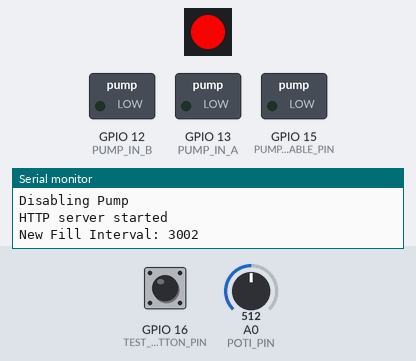
Simulated run of this sketch. Board: ESP8266 (NodeMCU). Parts: 1 RGB LEDs in strip order, left to right, switched loads named in the sketch (green lamp = pin HIGH), the last lines printed to the serial monitor. The test bench sets the inputs (shaded band); at power-on: GPIO 16 (TEST_BUTTON_PIN) LOW, A0 (POTI_PIN) = 512. WiFi joins after 1.5 s; servers stay silent unless stated; not simulated (calls return 0 or success): Credentials.h.

Above: at 3.2 s.
3.3 s: GPIO 16 (TEST_BUTTON_PIN) pulled HIGH for 0.15 s
At 3.9 s:
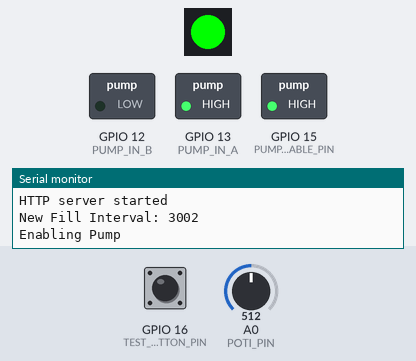
6.5 s: GPIO 16 (TEST_BUTTON_PIN) pulled HIGH for 1 s
At 10.3 s:
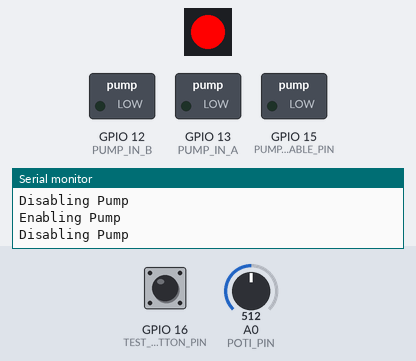
10.5 s: GPIO 16 (TEST_BUTTON_PIN) pulled HIGH for 3.2 s
At 11.4 s:
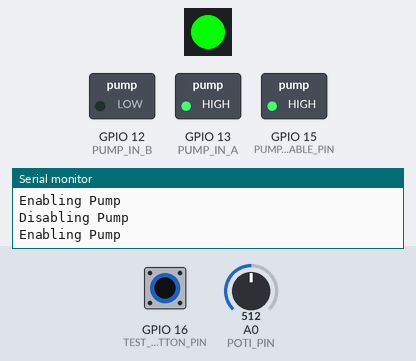
Timing chart, 0 to 15.0 s (numbered marks = the images above; inputs shaded):
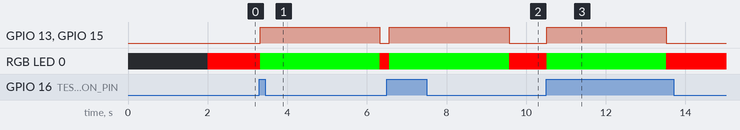

The sketch:

PumpFirmware.ino
```cpp
#define PUMP_ENABLE_PIN 15
#define PUMP_IN_A 13
#define PUMP_IN_B 12

#define LED_PIN 2 //D4
#define POTI_PIN A0
#define TEST_BUTTON_PIN 16

int fillInterval = 1000;

bool filling = false;

#include <ESP8266WiFi.h>
#include <ESP8266WebServer.h>

#include "index.h"

#include <Adafruit_NeoPixel.h>

Adafruit_NeoPixel strip(1, LED_PIN, NEO_GRB + NEO_KHZ800);

ESP8266WebServer server(80);
unsigned long fillingStart;

void handleFillPost() {
  if (!filling) {
    filling = true;
    fillingStart = millis();
    activatePump();
    server.send(200, "text/plain", "Pump activated");
  } else {
    server.send(200, "text/plain", "Pump is already running");
  }
}

void handleFillGet() {
  if (filling) {
    server.send(200, "text/plain", "Pump is running");
  } else {
    server.send(200, "text/plain", "Pump is not running");
  }
}

void handleRoot() {
  server.send(200, "text/html", index_html);
}

#include "Credentials.h"

void setupWiFi() {
  WiFi.begin(ssid, password);
  while (WiFi.status() != WL_CONNECTED) {
    delay(1000);
    Serial.println("Connecting to WiFi...");
  }
  Serial.println("Connected to WiFi");
}

void setupServer() {
  server.on("/fill", HTTP_POST, handleFillPost);
  server.on("/fill", HTTP_GET, handleFillGet);
  server.on("/test",HTTP_GET,handleRoot);
  server.begin();
  Serial.println("HTTP server started");
}

void activatePump(){
  Serial.println("Enabling Pump");
  digitalWrite(PUMP_ENABLE_PIN, HIGH);
  digitalWrite(PUMP_IN_A, HIGH);
  digitalWrite(PUMP_IN_B, LOW);
  strip.setPixelColor(0, 0, 255, 0);
  strip.show();
}

void deactivatePump(){
  Serial.println("Disabling Pump");
  digitalWrite(PUMP_ENABLE_PIN, LOW);
  digitalWrite(PUMP_IN_A, LOW);
  digitalWrite(PUMP_IN_B, LOW);
  strip.setPixelColor(0, 255, 0, 0);
  strip.show();
}

void setupPump(){
  Serial.println("Setting up Pump");
  pinMode(PUMP_ENABLE_PIN, OUTPUT);
  pinMode(PUMP_IN_A, OUTPUT);
  pinMode(PUMP_IN_B, OUTPUT);
  deactivatePump();
}

unsigned long lastTimingUpdate = 0;

void updateTiming(){
  if((millis() - lastTimingUpdate) > 500){
    lastTimingUpdate = millis();
    int potiValue = analogRead(POTI_PIN);

    int newFillInterval = map(potiValue, 0, 1023, 1000, 5000);
    if(newFillInterval != fillInterval){
      fillInterval = newFillInterval;
      Serial.println("New Fill Interval: " + String(fillInterval));
    }
  }
}

bool previousButtonState = LOW;
unsigned long lastButtonCheck = 0;

void checkInput() {
  if((millis() - lastButtonCheck) > 100){
    lastButtonCheck = millis();

    if (!previousButtonState && digitalRead(TEST_BUTTON_PIN)) {
      activatePump();
      filling = true;
      fillingStart = millis();
    }

    previousButtonState = digitalRead(TEST_BUTTON_PIN);
  }
}

void setup() {
  Serial.begin(115200);
  setupWiFi();
  setupPump();
  setupServer();
  pinMode(POTI_PIN, INPUT);
  pinMode(TEST_BUTTON_PIN, INPUT);
  strip.begin();
  strip.show();
  strip.setPixelColor(0, 255, 0, 0);
  strip.show();
}

void loop(){
  server.handleClient();
  if (filling && ((millis() - fillingStart) > fillInterval) ) {
    filling = false;
    deactivatePump();
  }

  updateTiming();
  checkInput();
}
```

index.h
```cpp
const char index_html[] PROGMEM = R"rawliteral(
<!DOCTYPE html>
<html lang="en">
<head>
    <meta charset="UTF-8">
    <meta name="viewport" content="width=device-width, initial-scale=1.0">
    <title>Pump Control</title>
    <style>
        body {
            display: flex;
            justify-content: center;
            align-items: center;
            height: 100vh;
            margin: 0;
            font-family: Arial, sans-serif;
        }
        button {
            padding: 20px 40px;
            font-size: 24px;
            cursor: pointer;
        }
    </style>
</head>
<body>
    <button id="fillButton">Fill a Shot</button>

    <script>
        document.getElementById('fillButton').addEventListener('click', function() {
            fetch('/fill', {
                method: 'POST'
            }).then(response => {
                if (response.ok) {
                    alert('Shot filled successfully!');
                } else {
                    alert('Failed to fill the shot.');
                }
            }).catch(error => {
                alert('Error: ' + error.message);
            });
        });
    </script>
</body>
</html>
)rawliteral";
```

Measured:
- after the input at 3.3 s, GPIO 13 (PUMP_IN_A), GPIO 15 (PUMP_ENABLE_PIN): LOW → HIGH at once, → LOW 3.0 s later; RGB LED 0: RGB(255, 0, 0) → RGB(0, 255, 0) at once, → RGB(255, 0, 0) 3.0 s later
- after the input at 6.5 s, GPIO 13 (PUMP_IN_A), GPIO 15 (PUMP_ENABLE_PIN): LOW → HIGH after 0.06 s, → LOW 3.0 s later; RGB LED 0: RGB(255, 0, 0) → RGB(0, 255, 0) after 0.06 s, → RGB(255, 0, 0) 3.0 s later
- after the input at 10.5 s, GPIO 13 (PUMP_IN_A), GPIO 15 (PUMP_ENABLE_PIN): LOW → HIGH at once, → LOW 3.0 s later; RGB LED 0: RGB(255, 0, 0) → RGB(0, 255, 0) at once, → RGB(255, 0, 0) 3.0 s later
